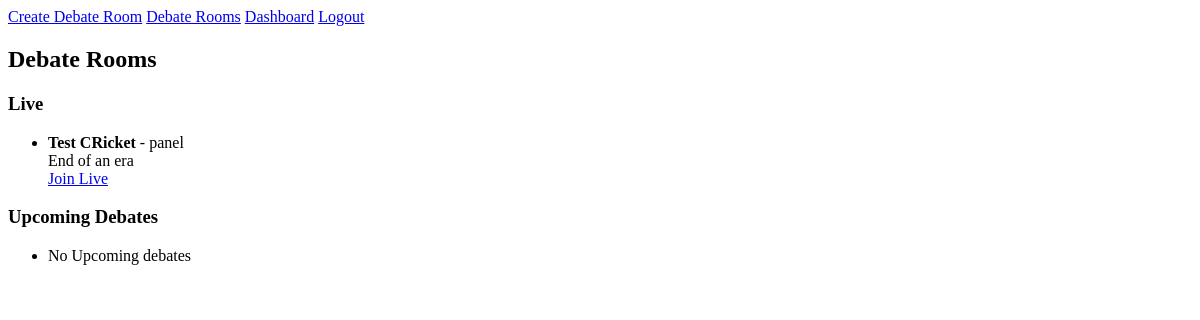
/debates/room/ (signed in), run on an earlier commit of the app's database.
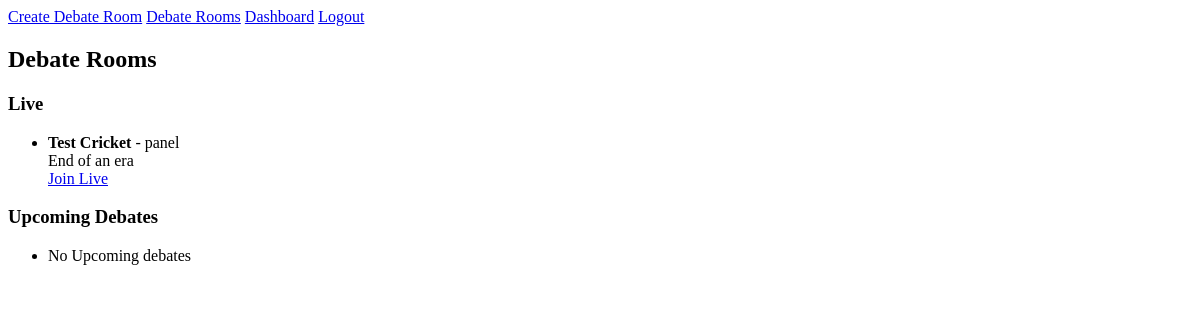
And on a later commit of the database.
### debates/models.py (models this page shows, shortened)
class DebateRoom(models.Model):
    Format_Choice = [
        ('1v1', '1v1'),
        ('panel','panel'),
    ]
    title = models.CharField(max_length = 255)
    description = models.TextField(blank = True)
    topic = models.CharField(max_length=255)
    created_by = models.ForeignKey(User,on_delete = models.CASCADE, related_name = "participants")
    is_private = models.BooleanField(default = True)
    format = models.CharField(max_length=10, choices = Format_Choice,default = "1v1")
    timer_per_round = models.IntegerField(default = 120)
    allow_entry = models.BooleanField(default=True)
    is_live = models.BooleanField(default = False)
    created_at = models.DateTimeField(auto_now_add=True)
    is_featured = models.BooleanField(default = False)

### debates/views.py (the view)
# urls.py: path('room/',views.debate_room_list,name="debate_room_list"),
@login_required
def debate_room_list(request):
    now = timezone.now()
    rooms_with_time = DebateRoom.objects.filter(is_private = False).annotate(
        first_start = Min('rounds__start_time')
    )
    live_rooms = rooms_with_time.filter(is_live=True).order_by('-first_start')
    upcoming_rooms = rooms_with_time.filter(is_live = False, first_start__gt=now).order_by('first_start')
    return render(request,'debates/room_list.html',{
        'live_rooms' : live_rooms,
        'upcoming_rooms' : upcoming_rooms
    })

### debates/templates/debates/room_list.html
{% extends "debates/layout.html" %}
{% block body %}
<h2>Debate Rooms</h2>
<section>
    <h3>Live</h3>
    <ul>
        {% for room in live_rooms %}
        <li>
            <strong>{{room.title}}</strong> - {{room.format}} <br>
            {{room.description}} <br>
            <a href="{% url 'debate_room_detail' room.id %}">Join Live</a>
        </li>
        {% empty %}
        <li>No Live Debates</li>
        {% endfor %}
    </ul>
</section>
<section>
    <h3>Upcoming Debates</h3>
    <ul>
        {% for room in upcoming_rooms %}
        <li>
            <strong>{{room.title}}</strong> - {{room.format}} <br>
            {{room.description}} <br>
            <a href="{% url 'debate_room_detail' room.id %}">View</a>
        </li>
        {% empty %}
        <li>No Upcoming debates</li>
        {% endfor %}
    </ul>
</section>
{% endblock %}

What changed in the data, as far as the page shows it:
changed DebateRoom "panel": title "Test CRicket" → "Test Cricket"
